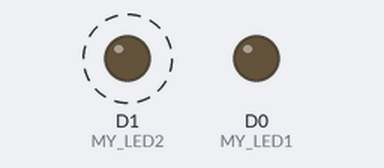
Recording of a sketch running on a simulated ESP8266 (NodeMCU). Shown: output pins drawn as LEDs (lit = HIGH). Dashed ring = blinking.

Above: at 0.5 s.
Timing chart, 0 to 4.6 s (numbered marks = the images above):
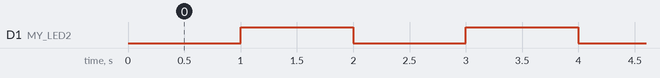

The sketch:

HelloWorld.ino
```cpp
int MY_LED1 = D0;
int MY_LED2 = D1;

void setup() {
    pinMode(MY_LED1, OUTPUT);
    pinMode(MY_LED2, OUTPUT);

}

void loop() {

    //digitalWrite(MY_LED1,0);
    digitalWrite(MY_LED2,0);
    delay(1000);
    //digitalWrite(MY_LED1,1);
    digitalWrite(MY_LED2,1);
    delay(1000);
}
```

Measured:
- by itself, D1 (MY_LED2): alternates HIGH for 1.0 s and LOW for 1.0 s
